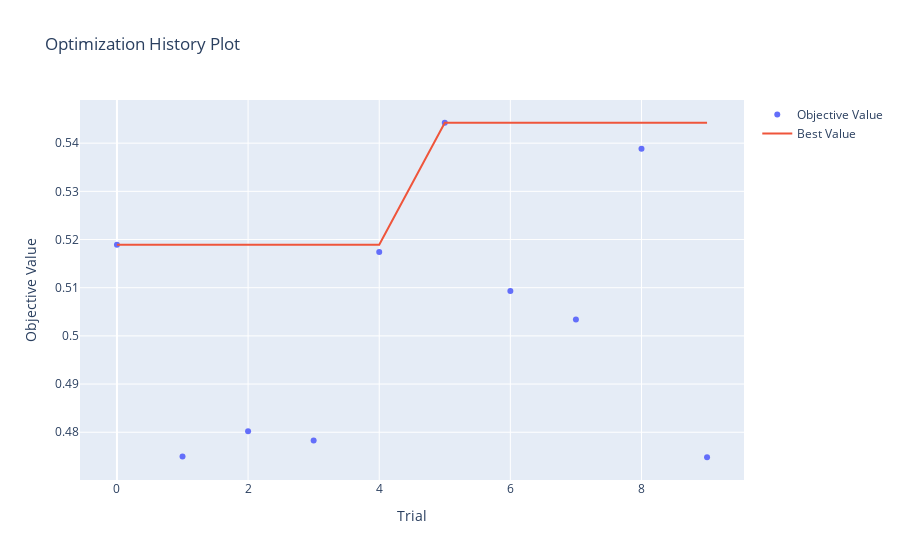
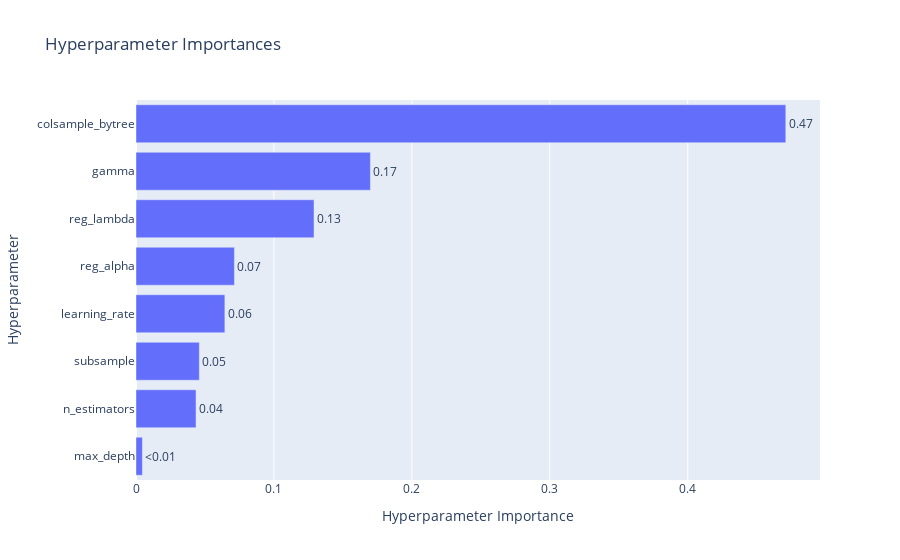

Notebook code cell kept with these figures, in order:
### Code cell
import nbformat
ov.plot_optimization_history(study).show()
ov.plot_param_importances(study).show()

### Figure 1 — Plotly figure (JSON) as saved in the notebook; plotly's stock layout.template omitted (floating-point values rounded to 4 significant figures)
{"data": [{"mode": "markers", "name": "Objective Value", "type": "scatter", "x": [0, 1, 2, 3, 4, 5, 6, 7, 8, 9], "y": [0.5189, 0.475, 0.4802, 0.4783, 0.5174, 0.5442, 0.5093, 0.5034, 0.5389, 0.4748]}, {"mode": "lines", "name": "Best Value", "type": "scatter", "x": [0, 1, 2, 3, 4, 5, 6, 7, 8, 9], "y": [0.5189, 0.5189, 0.5189, 0.5189, 0.5189, 0.5442, 0.5442, 0.5442, 0.5442, 0.5442]}, {"marker": {"color": "#cccccc"}, "mode": "markers", "name": "Infeasible Trial", "showlegend": false, "type": "scatter", "x": [], "y": []}], "layout": {"title": {"text": "Optimization History Plot"}, "xaxis": {"title": {"text": "Trial"}}, "yaxis": {"title": {"text": "Objective Value"}}}}

### Figure 2 — Plotly figure (JSON) as saved in the notebook; plotly's stock layout.template omitted (floating-point values rounded to 4 significant figures)
{"data": [{"cliponaxis": false, "hovertemplate": ["max_depth (IntDistribution): 0.004647626464382055<extra></extra>", "n_estimators (IntDistribution): 0.04351537869276405<extra></extra>", "subsample (FloatDistribution): 0.045924525938991954<extra></extra>", "learning_rate (FloatDistribution): 0.06443323181822411<extra></extra>", "reg_alpha (FloatDistribution): 0.07135616814895286<extra></extra>", "reg_lambda (FloatDistribution): 0.12906830785902912<extra></extra>", "gamma (FloatDistribution): 0.16994629508874173<extra></extra>", "colsample_bytree (FloatDistribution): 0.4711084659889142<extra></extra>"], "name": "Objective Value", "orientation": "h", "text": ["<0.01", "0.04", "0.05", "0.06", "0.07", "0.13", "0.17", "0.47"], "textposition": "outside", "type": "bar", "x": [0.004648, 0.04352, 0.04592, 0.06443, 0.07136, 0.1291, 0.1699, 0.4711], "y": ["max_depth", "n_estimators", "subsample", "learning_rate", "reg_alpha", "reg_lambda", "gamma", "colsample_bytree"]}], "layout": {"title": {"text": "Hyperparameter Importances"}, "xaxis": {"title": {"text": "Hyperparameter Importance"}}, "yaxis": {"title": {"text": "Hyperparameter"}}}}
